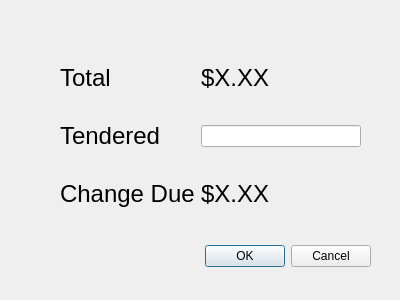
<?xml version="1.0" encoding="UTF-8"?>
<ui version="4.0">
 <class>CashDialog</class>
 <widget class="QDialog" name="CashDialog">
  <property name="geometry">
   <rect>
    <x>0</x>
    <y>0</y>
    <width>400</width>
    <height>300</height>
   </rect>
  </property>
  <property name="windowTitle">
   <string>Dialog</string>
  </property>
  <widget class="QDialogButtonBox" name="cash_dialog_button_box">
   <property name="geometry">
    <rect>
     <x>30</x>
     <y>240</y>
     <width>341</width>
     <height>32</height>
    </rect>
   </property>
   <property name="orientation">
    <enum>Qt::Horizontal</enum>
   </property>
   <property name="standardButtons">
    <set>QDialogButtonBox::Cancel|QDialogButtonBox::Ok</set>
   </property>
  </widget>
  <widget class="QWidget" name="">
   <property name="geometry">
    <rect>
     <x>60</x>
     <y>40</y>
     <width>301</width>
     <height>191</height>
    </rect>
   </property>
   <layout class="QGridLayout" name="gridLayout">
    <item row="0" column="0">
     <widget class="QLabel" name="total_label">
      <property name="font">
       <font>
        <family>Lucida Grande</family>
        <pointsize>18</pointsize>
       </font>
      </property>
      <property name="text">
       <string>Total</string>
      </property>
     </widget>
    </item>
    <item row="1" column="0">
     <widget class="QLabel" name="tendered_label">
      <property name="font">
       <font>
        <family>Lucida Grande</family>
        <pointsize>18</pointsize>
       </font>
      </property>
      <property name="text">
       <string>Tendered</string>
      </property>
     </widget>
    </item>
    <item row="1" column="1">
     <widget class="QLineEdit" name="tendered_qline">
      <property name="alignment">
       <set>Qt::AlignRight|Qt::AlignTrailing|Qt::AlignVCenter</set>
      </property>
     </widget>
    </item>
    <item row="2" column="0">
     <widget class="QLabel" name="change_due_label">
      <property name="font">
       <font>
        <family>Lucida Grande</family>
        <pointsize>18</pointsize>
       </font>
      </property>
      <property name="text">
       <string>Change Due</string>
      </property>
     </widget>
    </item>
    <item row="2" column="1">
     <widget class="QLabel" name="change_due_label_cash">
      <property name="font">
       <font>
        <family>Lucida Grande</family>
        <pointsize>18</pointsize>
       </font>
      </property>
      <property name="text">
       <string>$X.XX</string>
      </property>
     </widget>
    </item>
    <item row="0" column="1">
     <widget class="QLabel" name="total_label_cash">
      <property name="font">
       <font>
        <family>Lucida Grande</family>
        <pointsize>18</pointsize>
       </font>
      </property>
      <property name="text">
       <string>$X.XX</string>
      </property>
     </widget>
    </item>
   </layout>
  </widget>
 </widget>
 <resources/>
 <connections>
  <connection>
   <sender>cash_dialog_button_box</sender>
   <signal>accepted()</signal>
   <receiver>CashDialog</receiver>
   <slot>accept()</slot>
   <hints>
    <hint type="sourcelabel">
     <x>248</x>
     <y>254</y>
    </hint>
    <hint type="destinationlabel">
     <x>157</x>
     <y>274</y>
    </hint>
   </hints>
  </connection>
  <connection>
   <sender>cash_dialog_button_box</sender>
   <signal>rejected()</signal>
   <receiver>CashDialog</receiver>
   <slot>reject()</slot>
   <hints>
    <hint type="sourcelabel">
     <x>316</x>
     <y>260</y>
    </hint>
    <hint type="destinationlabel">
     <x>286</x>
     <y>274</y>
    </hint>
   </hints>
  </connection>
 </connections>
</ui>
